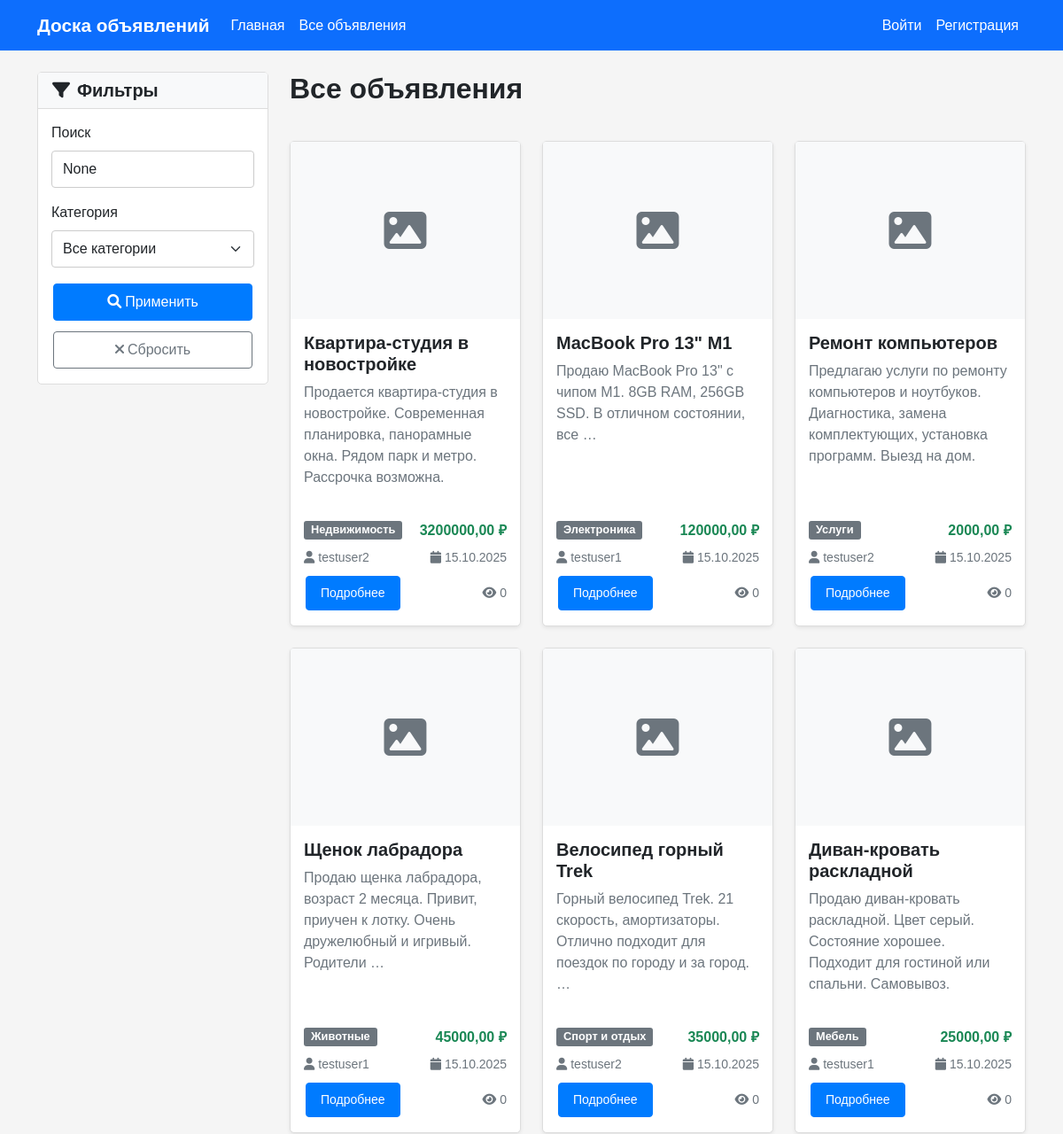
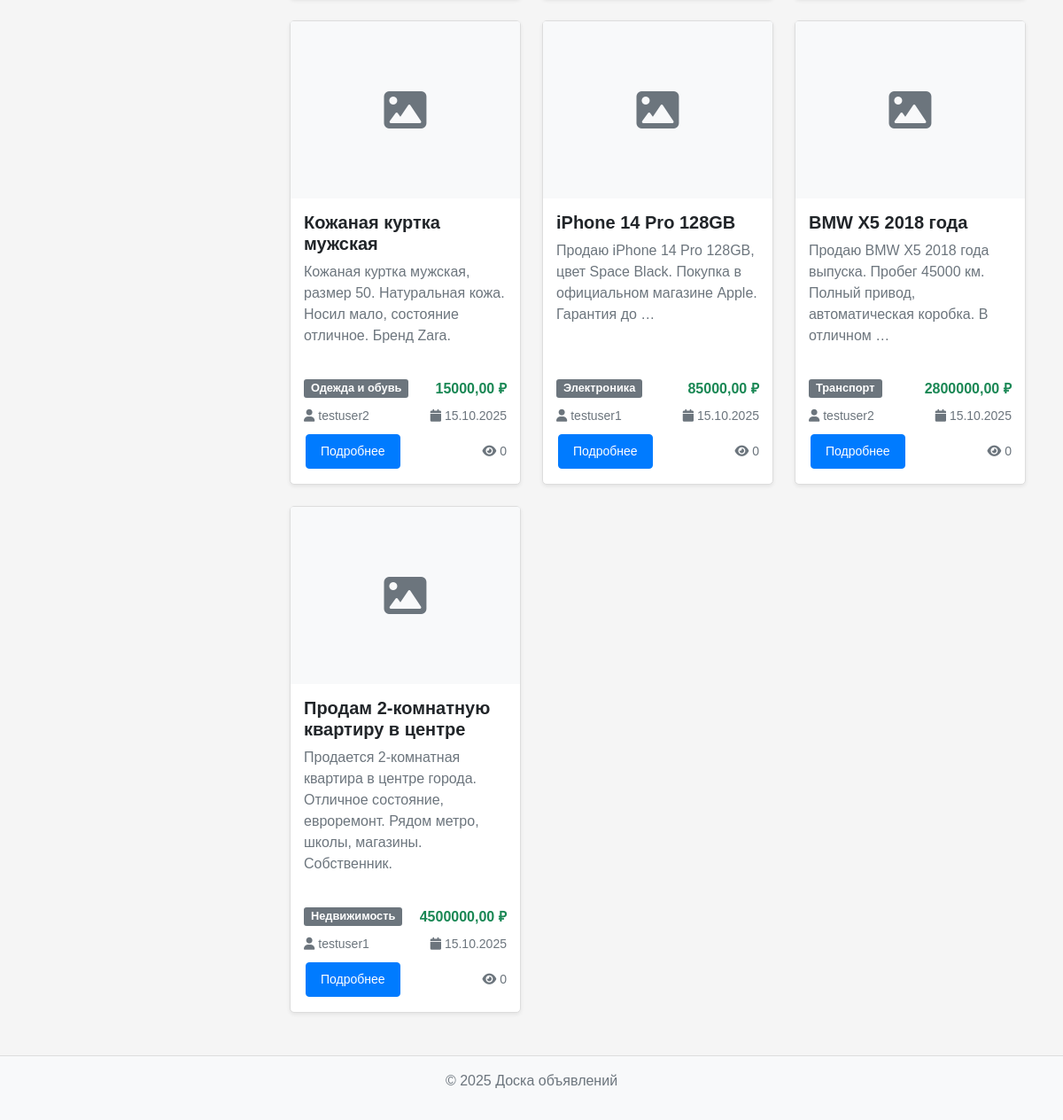
/posts/, run on the app's committed database (2 pictures, top to bottom).
### posts/models.py (models this page shows, shortened)
class Post(models.Model):
    STATUS_CHOICES = [
        ('draft', 'Черновик'),
        ('published', 'Опубликовано'),
        ('archived', 'Архив'),
    ]
    title = models.CharField(max_length=200, verbose_name="Заголовок")
    content = models.TextField(verbose_name="Содержание")
    author = models.ForeignKey(User, on_delete=models.CASCADE, verbose_name="Автор")
    category = models.ForeignKey(Category, on_delete=models.CASCADE, verbose_name="Категория")
    status = models.CharField(max_length=10, choices=STATUS_CHOICES, default='draft', verbose_name="Статус")
    price = models.DecimalField(max_digits=10, decimal_places=2, null=True, blank=True, verbose_name="Цена")
    contact_phone = models.CharField(max_length=20, blank=True, verbose_name="Контактный телефон")
    contact_email = models.EmailField(blank=True, verbose_name="Контактный email")
    image = models.ImageField(upload_to='posts/', blank=True, null=True, verbose_name="Изображение")
    created_at = models.DateTimeField(auto_now_add=True, verbose_name="Дата создания")
    updated_at = models.DateTimeField(auto_now=True, verbose_name="Дата обновления")
    views_count = models.PositiveIntegerField(default=0, verbose_name="Количество просмотров")
    class Meta:
        verbose_name = "Объявление"
        verbose_name_plural = "Объявления"
        ordering = ['-created_at']

class Category(models.Model):
    name = models.CharField(max_length=100, verbose_name="Название категории")
    description = models.TextField(blank=True, verbose_name="Описание")
    created_at = models.DateTimeField(auto_now_add=True, verbose_name="Дата создания")
    class Meta:
        verbose_name = "Категория"
        verbose_name_plural = "Категории"
        ordering = ['name']

### posts/views.py (the view)
# urls.py: path('posts/', views.post_list, name='post_list'),
def post_list(request):
    posts = Post.objects.filter(status='published')
    category_id = request.GET.get('category')
    search_query = request.GET.get('search')
    if category_id:
        posts = posts.filter(category_id=category_id)
    if search_query:
        posts = posts.filter(
            Q(title__icontains=search_query) |
            Q(content__icontains=search_query)
        )
    paginator = Paginator(posts, 12)
    page_number = request.GET.get('page')
    page_obj = paginator.get_page(page_number)
    categories = Category.objects.all()
    return render(request, 'posts/post_list.html', {
        'page_obj': page_obj,
        'categories': categories,
        'current_category': category_id,
        'search_query': search_query
    })

### posts/templates/posts/post_list.html (shortened to what this page needs)
{% extends 'posts/base.html' %}
{% load static %}
{% block content %}
<div class="row">
    <div class="col-lg-3">
        <div class="card">
            <div class="card-header">
                <h5 class="mb-0"><i class="fas fa-filter me-2"></i>Фильтры</h5>
            </div>
            <div class="card-body">
                <form method="get">
                    <div class="mb-3">
                        <label for="search" class="form-label">Поиск</label>
                        <input type="text" class="form-control" id="search" name="search"
                               value="{{ search_query }}" placeholder="Введите ключевые слова...">
                    </div>
                    <div class="mb-3">
                        <label for="category" class="form-label">Категория</label>
                        <select class="form-select" id="category" name="category">
                            <option value="">Все категории</option>
                        </select>
                    </div>
                    <div class="d-grid gap-2">
                        <button type="submit" class="btn btn-primary">
                            <i class="fas fa-search me-1"></i>Применить
                        </button>
                        <a href="{% url 'post_list' %}" class="btn btn-outline-secondary">
                            <i class="fas fa-times me-1"></i>Сбросить
                        </a>
                    </div>
                </form>
            </div>
        </div>
    </div>
    <div class="col-lg-9">
        <div class="d-flex justify-content-between align-items-center mb-4">
            <h2>Все объявления</h2>
        </div>
        {% if page_obj %}
            <div class="row">
                {% for post in page_obj %}
                    <div class="col-md-6 col-lg-4 mb-4">
                        <div class="card h-100 shadow-sm">
                            {% if post.image %}
                                <img src="{{ post.image.url }}" class="card-img-top" alt="{{ post.title }}" style="height: 200px; object-fit: cover;">
                            {% else %}
                                <div class="card-img-top bg-light d-flex align-items-center justify-content-center" style="height: 200px;">
                                    <i class="fas fa-image fa-3x text-muted"></i>
                                </div>
                            {% endif %}
                            <div class="card-body d-flex flex-column">
                                <h5 class="card-title">{{ post.title }}</h5>
                                <p class="card-text text-muted">{{ post.content|truncatewords:15 }}</p>
                                <div class="mt-auto">
                                    <div class="d-flex justify-content-between align-items-center mb-2">
                                        <span class="badge bg-secondary">{{ post.category.name }}</span>
                                        {% if post.price %}
                                            <span class="text-success fw-bold">{{ post.price }} ₽</span>
                                        {% endif %}
                                    </div>
                                    <div class="d-flex justify-content-between text-muted small mb-2">
                                        <span><i class="fas fa-user me-1"></i>{{ post.author.username }}</span>
                                        <span><i class="fas fa-calendar me-1"></i>{{ post.created_at|date:"d.m.Y" }}</span>
                                    </div>
                                    <div class="d-flex justify-content-between align-items-center">
                                        <a href="{% url 'post_detail' post.pk %}" class="btn btn-primary btn-sm">
                                            Подробнее
                                        </a>
                                        <small class="text-muted">
                                            <i class="fas fa-eye me-1"></i>{{ post.views_count }}
                                        </small>
                                    </div>
                                </div>
                            </div>
                        </div>
                    </div>
                {% endfor %}
            </div>
        {% endif %}
    </div>
</div>
{% endblock %}

### static/css/style.css (style rules this page uses)
body { font-family: Arial, sans-serif; background-color: #f5f5f5; margin: 0; padding: 0; }
.card { border: 1px solid #ddd; border-radius: 5px; margin-bottom: 20px; background-color: #fff; }
.card-header { background-color: #f8f9fa; border-bottom: 1px solid #ddd; font-weight: bold; }
.card-body { padding: 15px; }
.btn { border-radius: 4px; padding: 8px 16px; margin: 2px; }
.btn-primary { background-color: #007bff; border-color: #007bff; }
.form-control, .form-select { border-radius: 4px; border: 1px solid #ccc; padding: 8px 12px; }
.badge { font-size: 0.8em; padding: 4px 8px; border-radius: 3px; }
h1, h2, h3, h4, h5, h6 { font-weight: bold; margin-bottom: 15px; }
a { color: #007bff; text-decoration: none; }

### data on the page
Post: title "Квартира-студия в новостройке", content "Продается квартира-студия в новостройке. Современная планировка, панорамные окна. Рядом парк и метро. Рассрочка возможна.", category.name "Недвижимость", price "3200000,00", author.username "testuser2", created_at "15.10.2025", views_count "0"
Post: title "MacBook Pro 13\" M1", content "Продаю MacBook Pro 13\" с чипом M1. 8GB RAM, 256GB SSD. В отличном состоянии, все …", category.name "Электроника", price "120000,00", author.username "testuser1", created_at "15.10.2025", views_count "0"
Post: title "Ремонт компьютеров", content "Предлагаю услуги по ремонту компьютеров и ноутбуков. Диагностика, замена комплектующих, установка программ. Выезд на дом.", category.name "Услуги", price "2000,00", author.username "testuser2", created_at "15.10.2025", views_count "0"
Post: title "Щенок лабрадора", content "Продаю щенка лабрадора, возраст 2 месяца. Привит, приучен к лотку. Очень дружелюбный и игривый. Родители …", category.name "Животные", price "45000,00", author.username "testuser1", created_at "15.10.2025", views_count "0"
Post: title "Велосипед горный Trek", content "Горный велосипед Trek. 21 скорость, амортизаторы. Отлично подходит для поездок по городу и за город. …", category.name "Спорт и отдых", price "35000,00", author.username "testuser2", created_at "15.10.2025", views_count "0"
Post: title "Диван-кровать раскладной", content "Продаю диван-кровать раскладной. Цвет серый. Состояние хорошее. Подходит для гостиной или спальни. Самовывоз.", category.name "Мебель", price "25000,00", author.username "testuser1", created_at "15.10.2025", views_count "0"
Post: title "Кожаная куртка мужская", content "Кожаная куртка мужская, размер 50. Натуральная кожа. Носил мало, состояние отличное. Бренд Zara.", category.name "Одежда и обувь", price "15000,00", author.username "testuser2", created_at "15.10.2025", views_count "0"
Post: title "iPhone 14 Pro 128GB", content "Продаю iPhone 14 Pro 128GB, цвет Space Black. Покупка в официальном магазине Apple. Гарантия до …", category.name "Электроника", price "85000,00", author.username "testuser1", created_at "15.10.2025", views_count "0"
Post: title "BMW X5 2018 года", content "Продаю BMW X5 2018 года выпуска. Пробег 45000 км. Полный привод, автоматическая коробка. В отличном …", category.name "Транспорт", price "2800000,00", author.username "testuser2", created_at "15.10.2025", views_count "0"
Post: title "Продам 2-комнатную квартиру в центре", content "Продается 2-комнатная квартира в центре города. Отличное состояние, евроремонт. Рядом метро, школы, магазины. Собственник.", category.name "Недвижимость", price "4500000,00", author.username "testuser1", created_at "15.10.2025", views_count "0"
